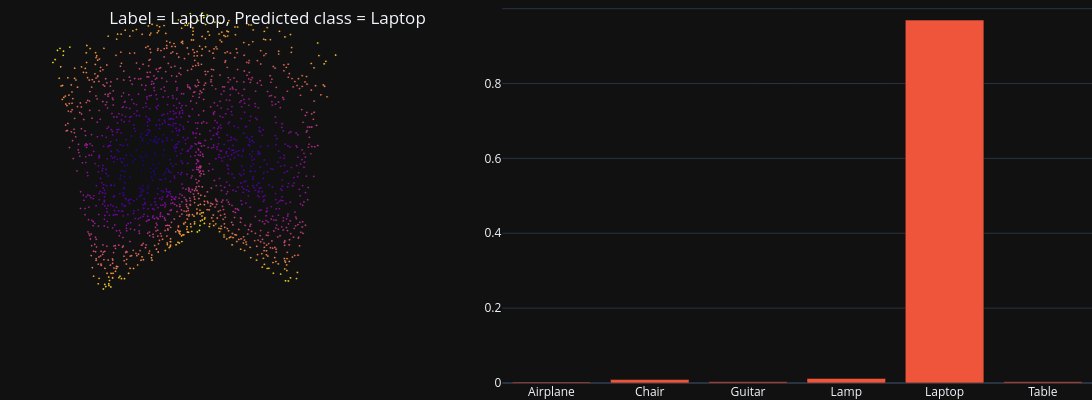

Write notebook code for a chart like this one.
### Markdown cell above
## Test on individual items

### Code cell
# Random test sample
test_sample = test_set[np.random.choice(np.arange(len(test_set)))]
batch_dict = collate_fn([test_sample])
x = batch_dict['points'].transpose(1, 2).to(device)

# Get model predictions
model_preds, _ = classifier(x)
predicted_class = torch.argmax(model_preds, axis=1).detach().cpu().numpy()[0]
predicted_class_name = class_id_name_map[predicted_class]
pred_class_probs = F.softmax(model_preds.flatten(), dim=None).detach().cpu().numpy()

# plot results
title = f"Label = {test_sample['class_name']}, Predicted class = {predicted_class_name}"
fig = make_subplots(rows=1, cols=2, specs=[[{"type": "scatter3d"}, {}]], column_widths=[0.4, 0.6])
fig.update_layout(template="plotly_dark", scene=PCD_SCENE, height = 400, width = 1200,
                title=title, title_x=0.1, title_y=0.97, margin=dict(r=0, b=0, l=0, t=0))    
fig.add_trace(plot_pc_data3d(x=test_sample['points'][:,0], y=test_sample['points'][:,1], z=test_sample['points'][:,2]), row=1, col=1)
fig.add_trace(go.Bar(x=list(class_name_id_map.keys()), y=pred_class_probs, showlegend=False), row=1, col=2)
fig.show()

### Figure 1 — Plotly figure (JSON) as saved in the notebook; plotly's stock layout.template omitted (floating-point values rounded to 4 significant figures; data arrays with more than 128 entries replaced by an {"elided": "..."} marker saying what was removed)
{"data": [{"hoverinfo": "skip", "marker": {"color": {"elided": "2500 float values"}, "opacity": 1, "size": 1}, "mode": "markers", "scene": "scene", "showlegend": false, "type": "scatter3d", "x": {"elided": "2500 float values"}, "y": {"elided": "2500 float values"}, "z": {"elided": "2500 float values"}}, {"showlegend": false, "type": "bar", "x": ["Airplane", "Chair", "Guitar", "Lamp", "Laptop", "Table"], "xaxis": "x", "y": [0.002749, 0.009138, 0.003205, 0.01234, 0.9694, 0.003142], "yaxis": "y"}], "layout": {"height": 400, "margin": {"b": 0, "l": 0, "r": 0, "t": 0}, "scene": {"aspectmode": "data", "domain": {"x": [0, 0.36], "y": [0, 1]}, "xaxis": {"visible": false}, "yaxis": {"visible": false}, "zaxis": {"visible": false}}, "title": {"text": "Label = Laptop, Predicted class = Laptop", "x": 0.1, "y": 0.97}, "width": 1200, "xaxis": {"anchor": "y", "domain": [0.46, 1]}, "yaxis": {"anchor": "x", "domain": [0, 1]}}}
